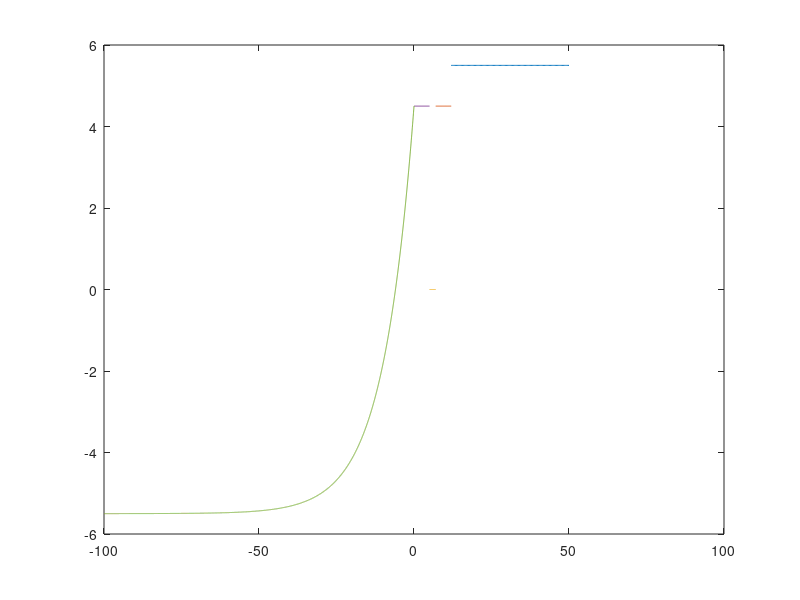
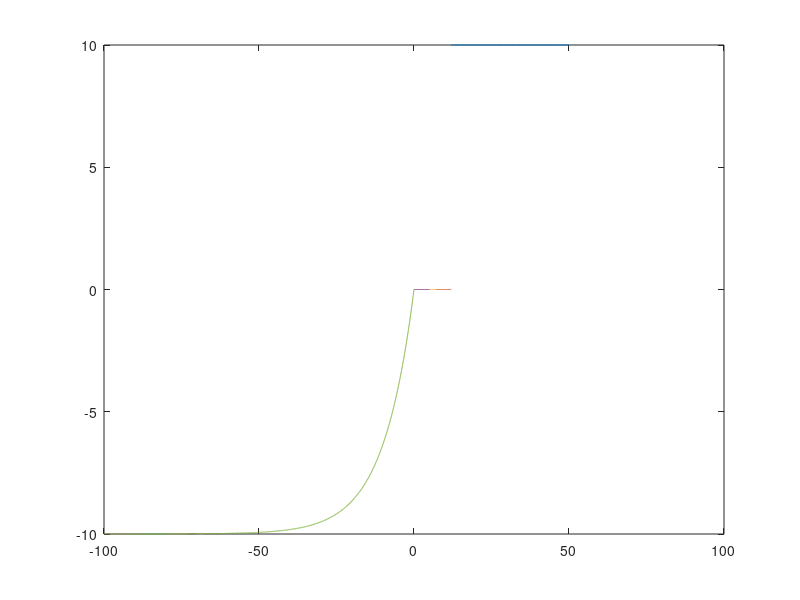
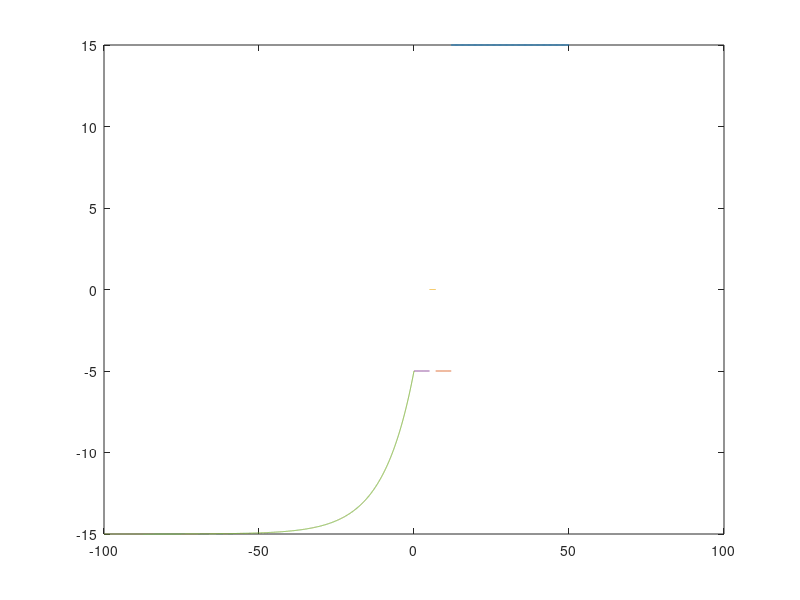

MATLAB code to generate these figures, in order:
r0=1;
d=10;
s0=1;
a=5;
h=2;
b=12;
s1=10;

y1=linspace(-100,0,5000);
y2=linspace(0,5,100);
y3=linspace(5,7,100);
y4=linspace(7,12,100);
y5=linspace(12,50,100);

plin=2.*exp(y1/d).*r0*d-(s0+r0*d);
plin1=2.*exp(y1/d).*r0*d-(s1+r0*d);
plin2=2.*exp(y1/d).*r0*d-(2*s1+r0*d);

A= -(1/2e0).*(-r0*d-s0)+0.*y5;
B = -(1/2e0).*(-r0*d+s0)+0.*y4;
C= 0*y3;
D= -(1/2e0).*(-r0*d+s0)+0.*y2;
E= -(1/2e0).*(-plin)+0.*y1;

A1= -(1/2e0).*(-r0*d-s1)+0.*y5;
B1 = -(1/2e0).*(-r0*d+s1)+0.*y4;
C1=0*y3;
D1= -(1/2e0).*(-r0*d+s1)+0.*y2;
E1= -(1/2e0).*(-plin1)+0.*y1;

A2= -(1/2e0).*(-r0*d-2*s1)+0.*y5;
B2 = -(1/2e0).*(-r0*d+2*s1)+0.*y4;
C2=0*y3;
D2= -(1/2e0).*(-r0*d+2*s1)+0.*y2;
E2= -(1/2e0).*(-plin2)+0.*y1;

%func=-(1/2e0).*[(-r0*d-s0).*A+(-r0*d+s0).*B+(-r0*d+s0).*sign(y-a)-(-r0*d+s0).*D+(-plin).*E];
%func2=-(1/2e0).*[(-r0*d-s1).*sign(y-b)-(-r0*d-s1).*sign(y-(a+h))+(-r0*d+s1).*sign(y-(a+h))-(-r0*d+s1).*sign(y-(a))+(-r0*d+s1).*sign(y-a)-(-r0*d+s1).*sign(y)+(plin1).*sign(y)];

%func3=-(1/2e0).*[(-r0*d-2*s1).*sign(y2-b)-(-r0*d-2*s1).*sign(y2-(a+h))+(-r0*d+2*s1).*sign(y2-(a+h))-(-r0*d+2*s1).*sign(y2-(a))+(-r0*d+2*s1).*sign(y2-a)-(-r0*d+2*s1).*sign(y2)+(plin2).*sign(y2)];

figure(1);
plot(y5,A,y4,B,y3,C,y2,D,y1,E);
figure(2);
ylim([-100 5000])
plot(y5,A1,y4,B1,y3,C1,y2,D1,y1,E1);
figure(3);
plot(y5,A2,y4,B2,y3,C2,y2,D2,y1,E2);
